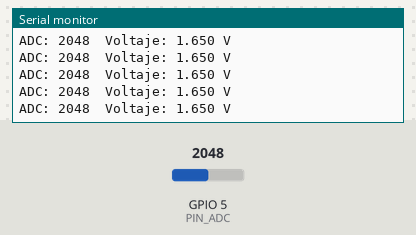
Bench run of a sketch on a simulated ESP32-S3. Shown: the last lines printed to the serial monitor. The test bench sets the inputs (shaded band); at power-on: GPIO 5 (PIN_ADC) = 2048 (analog values on the 0–4095 scale).

Above: at 1.2 s.
1.3 s: GPIO 5 (PIN_ADC) set to 2866
At 1.56 s:
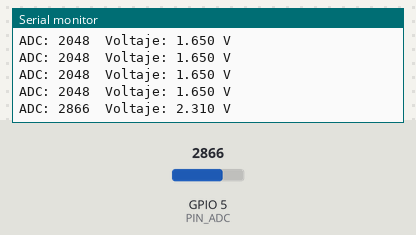
2.8 s: GPIO 5 (PIN_ADC) set to 3603
At 2.96 s:
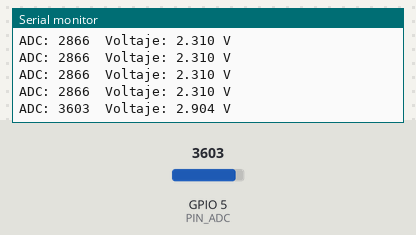
Timing chart, 0 to 5.8 s (numbered marks = the images above; inputs shaded):
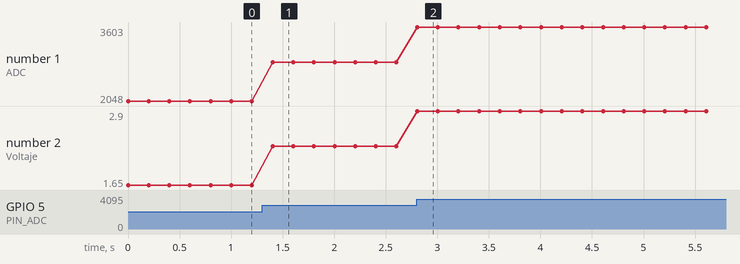

The sketch:

Fotodiodo_ESP32S3.ino
```cpp
// ===============================
// LECTURA DE VOLTAJE - ESP32
// ===============================
#define PIN_ADC 5        // Pin ADC (solo entrada)
#define VREF 3.3
#define ADC_RES 4095.0    // 12 bits

void setup() {
  Serial.begin(115200);
  analogReadResolution(12);
}

void loop() {
  int adc_raw = analogRead(PIN_ADC);
  float voltaje = (adc_raw * VREF) / ADC_RES;

  Serial.print("ADC: ");
  Serial.print(adc_raw);
  Serial.print("  Voltaje: ");
  Serial.print(voltaje, 3);
  Serial.println(" V");

  delay(200);
}
```

Measured:
- after the input at 1.3 s, the serial monitor: prints a new line after 0.10 s (image 1)
- after the input at 2.8 s, the serial monitor: prints a new line at once (image 2)
- plotted number 1: 2048 → 2866 after the input at 1.3 s, 2866 → 3603 after the input at 2.8 s
- plotted number 2: 1.65 → 2.31 after the input at 1.3 s, 2.31 → 2.9 after the input at 2.8 s
